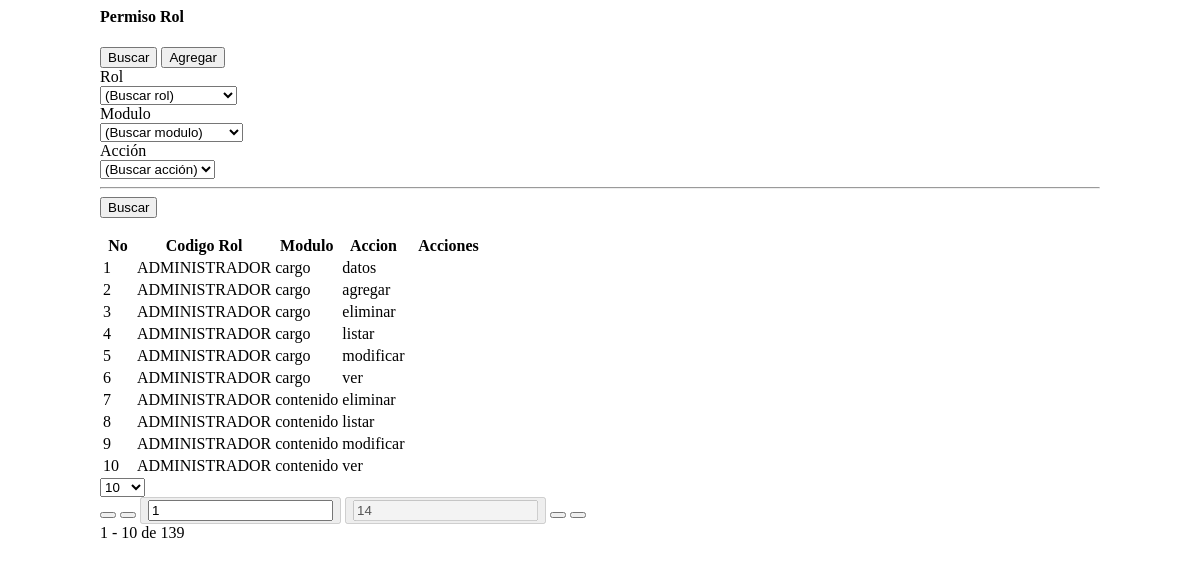
/modulos/permiso_rol/index.php, run on the app's committed database.
### tables this page shows
CREATE TABLE `permiso_rol` (
  `id_permiso_rol` int(11) NOT NULL,
  `id_rol` int(11) NOT NULL,
  `modulo` varchar(80) NOT NULL,
  `accion` varchar(80) NOT NULL
);

### modulos/permiso_rol/index.php (the view, shortened to what this page needs)
<div id="contenedor-listado" class="content mt-3" style="max-width:1000px; margin:auto">
    <div class="card">
        <div class="card-header">
            <h4> Permiso Rol</h4>
            <button id="btn-mostrar-filtros" class="btn btn-sm btn-secondary float-right ml-1">Buscar</button>
            <button id="btn-agregar" class="btn btn-sm btn-secondary float-right ml-1">Agregar</button>
        </div>
        <div id="div-formulario-busqueda" class="card-body d-none">
            <form id="formulario-busqueda">
               <div class="form-group row">
                    <label for="rol" class="col-sm-3 col-form-label">Rol</label>
                    <div class="col-sm-9">
                       <select class="form-control"  name="rol">
                            <option value="">(Buscar rol)</option>
                        </select>
                    </div>
                </div>
                <div class="form-group row">
                    <label for="buscar_modulo" class="col-sm-3 col-form-label">Modulo</label>
                    <div class="col-sm-9">
                       <select class="form-control"  name="buscar_modulo">
                            <option value="">(Buscar modulo)</option>
                        </select>
                    </div>
                </div>
                <div class="form-group row">
                    <label for="buscar_accion" class="col-sm-3 col-form-label">Acción</label>
                    <div class="col-sm-9">
                       <select class="form-control"  name="buscar_accion">
                            <option value="">(Buscar acción)</option>
                        </select>
                    </div>
                </div>
                  <hr />
                <div class="form-group row mb-0">
                    <div class="col-sm-12 text-right">
                        <button type="button" id="btn-buscar" class="btn btn-sm btn-secondary">Buscar</button>
                    </div>
                </div>
            </form>
        </div>
        <div id="listado">
            <?php
               require_once("listado.php");
               ?>
        </div>
    </div>
</div>

### modulos/permiso_rol/listado.php (shortened to what this page needs)
<?php
require_once("conexion.php");
if (isset($_GET['pagina_actual'])) {
    $pagina = $_GET['pagina_actual'];
} else {
    $pagina = 1;
}
if (isset($_GET['num_registros'])) {
    $num_registros = $_GET['num_registros'];
} else {
    $num_registros = 10;
}
$filtros = "";
$sql = "SELECT
            r.id_permiso_rol,
            r.id_rol,
            CONCAT_WS(' ', p.nombre) AS rol,
            r.modulo,
             r.accion
            FROM
            permiso_rol r
            JOIN
            rol p ON r.id_rol = p.id_rol
        WHERE TRUE $filtros
                ";
$sql_cantidad = "SELECT COUNT(*) AS cantidad FROM ( $sql ) AS t
";
$rs_cantidad = mysqli_query($conexion, $sql_cantidad);
$row_cantidad = mysqli_fetch_assoc($rs_cantidad);
$cantidad = $row_cantidad['cantidad'];
$num_paginas = ceil($cantidad / $num_registros);
$inicio = ($pagina - 1) * $num_registros;
$sql .= " ORDER BY modulo LIMIT $inicio, $num_registros  ";
?>
<table class="table table-bordered table-hover table-striped">
    <thead  class="thead-light" >
        <tr>
            <th style="width: 30px;">No</th>
            <th style="width: 100px;">Codigo Rol</th>
            <th style="width: 20px;">Modulo</th>
            <th style="width: 20px;">Accion</th>
            <th style="width: 80px;">Acciones</th>
        </tr>
    </thead>
    <tbody>
        <?php
        $num = $inicio + 1;
        $rs = mysqli_query($conexion, $sql);
        while ($row = mysqli_fetch_assoc($rs)) {
            echo "<tr>";
            echo "<td>$num</td>";
            echo "<td>$row[rol]</td>";
            echo "<td>$row[modulo]</td>";
            echo "<td>$row[accion]</td>";
                echo "<td class='acciones'>
                    <a href='javascript:;' class='eliminar' onclick='eliminar(\"$row[id_permiso_rol]\")'>
                        <i class='fas fa-trash'></i>
                    </a>
                    <a href='javascript:;' class='modificar' onclick='modificar(\"$row[id_permiso_rol]\")'>
                        <i class='fas fa-pencil-alt modificar'></i>
                    </a>
                </td>";
            echo "</tr>";
            $num++;
        }
        ?>
    </tbody>
</table>
<div class="card-footer">
    <form class="text-center" id="formulario-paginacion">
        <select id="num_registros" name="num_registros">
            <option value="10">10</option>
        </select>
<div class="btn-group" role="group" aria-label="Basic example">
      <button type="button" class="btn btn-primary btn-rounded btn-sm" id="btn-inicio"><i class="fas fa-angle-double-left"></i></button>
      <button type="button" class="btn btn-primary btn-rounded btn-sm" id="btn-anterior"><i class="fas fa-angle-left"></i></button>
      <button type="button" class="btn btn-primary btn-rounded btn-sm" disabled><input class="utch" type="text" value="<?php echo $pagina ?>" id="pagina_actual" name="pagina_actual"></button>
      <button type="button" class="btn btn-primary btn-rounded btn-sm" disabled><input class="utch" type="text" value="<?php echo $num_paginas ?>" id="num_paginas" disabled></button>
      <button type="button" class="btn btn-primary btn-rounded btn-sm" id="btn-siguiente"><i class="fas fa-angle-right"></i></button>
      <button type="button" class="btn btn-primary btn-rounded btn-sm" id="btn-final"><i class="fas fa-angle-double-right"></i></button>
</div>
                <?php
                $desde = $inicio + 1;
                $hasta = $inicio+ $num_registros;
                echo "$desde - $hasta de $cantidad";
                ?>
    </form>
</div>

### data on the page
permiso_rol: row "ADMINISTRADOR", modulo "cargo", accion "datos"
permiso_rol: row "ADMINISTRADOR", modulo "cargo", accion "agregar"
permiso_rol: row "ADMINISTRADOR", modulo "cargo", accion "eliminar"
permiso_rol: row "ADMINISTRADOR", modulo "cargo", accion "listar"
permiso_rol: row "ADMINISTRADOR", modulo "cargo", accion "modificar"
permiso_rol: row "ADMINISTRADOR", modulo "cargo", accion "ver"
permiso_rol: row "ADMINISTRADOR", modulo "contenido", accion "eliminar"
permiso_rol: row "ADMINISTRADOR", modulo "contenido", accion "listar"
permiso_rol: row "ADMINISTRADOR", modulo "contenido", accion "modificar"
permiso_rol: row "ADMINISTRADOR", modulo "contenido", accion "ver"

### other printed values
$desde "1"
$hasta "10"
$cantidad "139"
